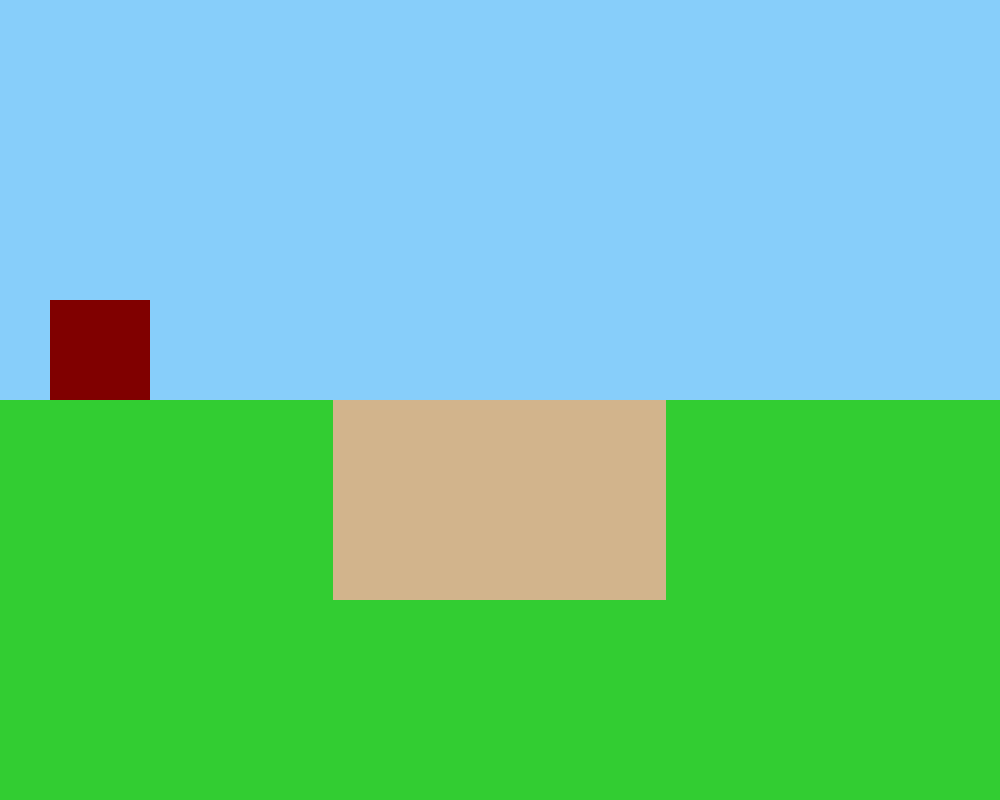

The script that saved this image:
import pygame

# Initialisation de Pygame
pygame.init()

# Dimensions de l'image étirée
largeur, hauteur = 1000, 800

# Création de l'image
background = pygame.Surface((largeur, hauteur))

# Ciel
background.fill((135, 206, 250))  # Couleur bleu ciel

# Montagnes avec pentes
pygame.draw.polygon(background, (169, 169, 169), [(0, hauteur), (largeur / 4, hauteur / 1.5), (largeur / 2, hauteur)])
pygame.draw.polygon(background, (169, 169, 169), [(largeur / 2, hauteur), (3 * largeur / 4, hauteur / 1.5), (largeur, hauteur)])

# Herbe ou sol
pygame.draw.rect(background, (50, 205, 50), (0, hauteur / 2, largeur, hauteur / 2))

# Ajout d'un château à l'entrée (à gauche)
pygame.draw.rect(background, (128, 0, 0), (50, hauteur / 2 - 100, 100, 100))  # Château rectangulaire

# Ajout d'un petit chemin au milieu
pygame.draw.rect(background, (210, 180, 140), (largeur / 3, hauteur / 2, largeur / 3, hauteur / 4))

# Sauvegarde de l'image
pygame.image.save(background, "Monde_Des_Artisans.png")